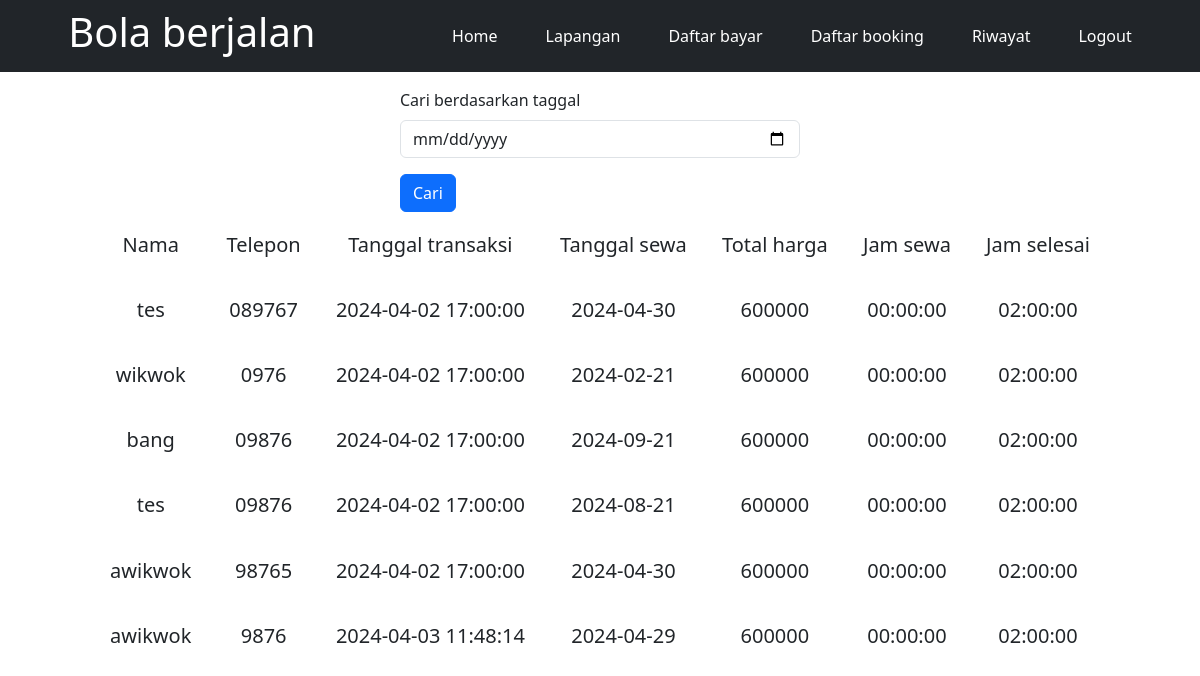
The page /riwayat.php (signed in) on the database its author committed.
### tables this page shows
CREATE TABLE `riwayat` (
  `id` int NOT NULL,
  `id_lapangan` int NOT NULL,
  `nama` varchar(50) NOT NULL,
  `telepon` char(15) NOT NULL,
  `tanggal_transaksi` timestamp NOT NULL,
  `tanggal_sewa` date NOT NULL,
  `total_harga` int NOT NULL,
  `lama_sewa` int NOT NULL,
  `jam_sewa` time NOT NULL,
  `jam_selesai` time NOT NULL
);

### src/global.php (called while the page is built)
<?php
    $conn = mysqli_connect('localhost', 'root', '', 'matin_lapangan');
    function fetch($query){
        global $conn;
        $datas = [];
        $fetch = mysqli_query($conn, $query);
        while ($data = mysqli_fetch_assoc($fetch)) {
            $datas[] = $data;
        }
        return $datas;
    }
?>

### riwayat.php (the view, shortened to what this page needs)
<?php
require './src/global.php';
$fetch = fetch("SELECT * FROM riwayat");
?>
<!DOCTYPE html>
<html lang="en">
<head>
  <link rel="stylesheet" href="./src/css/bootstrap.min.css">
  <link rel="stylesheet" href="./src/global.css">
</head>
<body>
  <?php include './navbar.php'; ?>
  <form action="" method="post" class="col-md-4 mt-3 mx-auto">
    <label for="tanggal" class="form-label">Cari berdasarkan taggal</label>
    <input type="date" name="tanggal" id="" class="form-control" required>
    <button type="submit" name="cari" class="mt-3 btn btn-primary">Cari</button>
  </form>
  <table class="text-center mx-auto">
    <?php if (empty($fetch)) : ?>
      <tr>
        <td colspan="4">Tidak ada data riwayat</td>
      </tr>
    <?php else : ?>
      <thead>
        <tr>
          <td>Nama</td>
          <td>Telepon</td>
          <td>Tanggal transaksi</td>
          <td>Tanggal sewa</td>
          <td>Total harga</td>
          <td>Jam sewa</td>
          <td>Jam selesai</td>
        </tr>
      </thead>
      <tbody>
        <?php foreach ($fetch as $row) : ?>
          <tr>
            <td><?= $row['nama']; ?></td>
            <td><?= $row['telepon']; ?></td>
            <td><?= $row['tanggal_transaksi']; ?></td>
            <td><?= $row['tanggal_sewa']; ?></td>
            <td><?= $row['total_harga']; ?></td>
            <td><?= $row['jam_sewa']; ?></td>
            <td><?= $row['jam_selesai']; ?></td>
          </tr>
        <?php endforeach ?>
      </tbody>
    <?php endif ?>
  </table>
</body>
</html>

### src/global.css (style rules this page uses)
table, tr, td { padding: 1.1rem; font-size: 20px; }

### rows shown on the page
riwayat: nama "tes", telepon "089767", tanggal_transaksi "2024-04-02 17:00:00", tanggal_sewa "2024-04-30", total_harga "600000", jam_sewa "00:00:00", jam_selesai "02:00:00"
riwayat: nama "wikwok", telepon "0976", tanggal_transaksi "2024-04-02 17:00:00", tanggal_sewa "2024-02-21", total_harga "600000", jam_sewa "00:00:00", jam_selesai "02:00:00"
riwayat: nama "bang", telepon "09876", tanggal_transaksi "2024-04-02 17:00:00", tanggal_sewa "2024-09-21", total_harga "600000", jam_sewa "00:00:00", jam_selesai "02:00:00"
riwayat: nama "tes", telepon "09876", tanggal_transaksi "2024-04-02 17:00:00", tanggal_sewa "2024-08-21", total_harga "600000", jam_sewa "00:00:00", jam_selesai "02:00:00"
riwayat: nama "awikwok", telepon "98765", tanggal_transaksi "2024-04-02 17:00:00", tanggal_sewa "2024-04-30", total_harga "600000", jam_sewa "00:00:00", jam_selesai "02:00:00"
riwayat: nama "awikwok", telepon "9876", tanggal_transaksi "2024-04-03 11:48:14", tanggal_sewa "2024-04-29", total_harga "600000", jam_sewa "00:00:00", jam_selesai "02:00:00"
